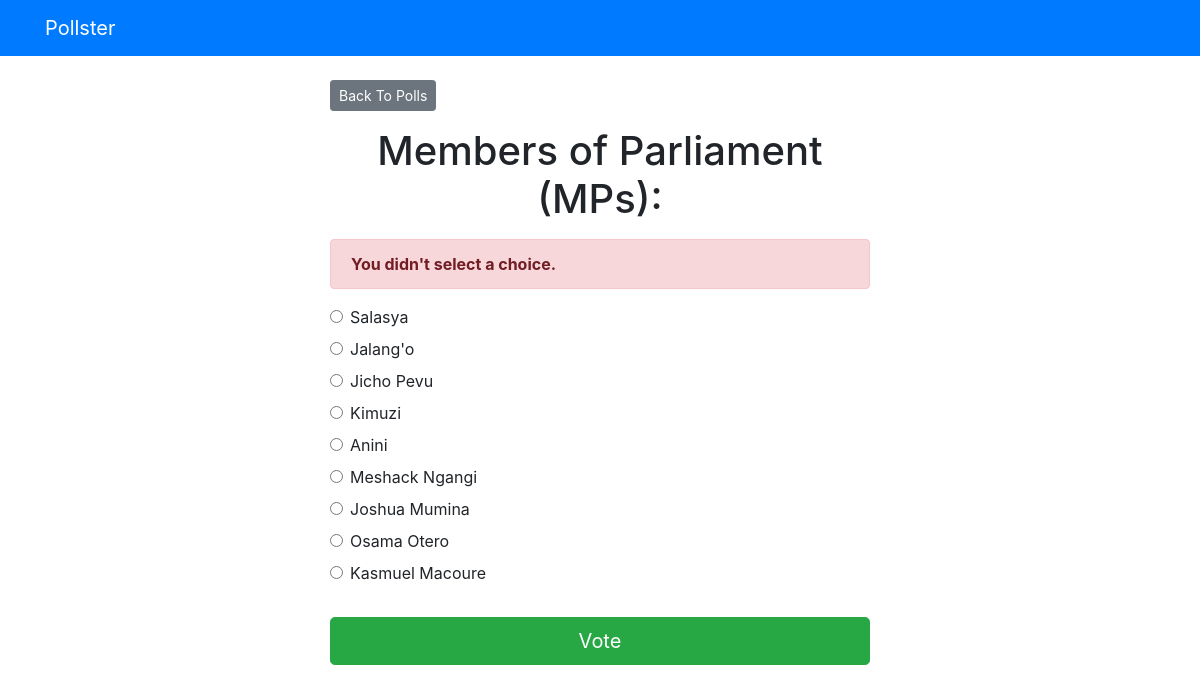
/polls/2/vote/, run on the app's committed database.
### polls/models.py (models this page shows, shortened)
class Question(models.Model):
    question_text = models.CharField(max_length=200)
    pub_date = models.DateTimeField('date published')

class Choice(models.Model):
    question = models.ForeignKey(Question, on_delete=models.CASCADE)
    choice_text = models.CharField(max_length=200)
    votes = models.IntegerField(default=0)

### polls/views.py (the view)
# urls.py: path('<int:question_id>/vote/', views.vote, name='vote'),
def vote(request, question_id):
    question = get_object_or_404(Question, pk=question_id)
    try:
        selected_choice = question.choice_set.get(pk=request.POST['choice'])
    except (KeyError, Choice.DoesNotExist):
        return render(request, 'polls/detail.html', {
            'question': question,
            'error_message': "You didn't select a choice.",
        })
    else:
        selected_choice.votes += 1
        selected_choice.save()
        return HttpResponseRedirect(reverse('polls:results', args=(question.id,)))

### templates/polls/detail.html (shortened to what this page needs)
{% extends 'base.html' %}
{% block content %}
<a class="btn btn-secondary btn-sm mb-3" href="{% url 'polls:index' %}">Back To Polls</a>
<h1 class="text-center mb-3">{{ question.question_text }}</h1>
{% if error_message %}
<p class="alert alert-danger">
	<strong>{{ error_message }}</strong>
</p>
{% endif %}
<form action="{% url 'polls:vote' question.id %}" method="post">
	{% for choice in question.choice_set.all %}
		<div class="form-check">
			<input
				type="radio"
				name="choice"
				class="form-check-input"
				id="choice{{ forloop.counter }}"
				value="{{ choice.id }}"
			/>
			<label for="choice{{ forloop.counter }}">{{ choice.choice_text }}</label
			>
		</div>
	{% endfor %}
	<input type="submit" value="Vote" class="btn btn-success btn-lg btn-block mt-4" />
</form>
{% endblock %}

### data on the page
Question: question_text "Members of Parliament (MPs):"
Choice: choice_text "Salasya"
Choice: choice_text "Jalang'o"
Choice: choice_text "Jicho Pevu"
Choice: choice_text "Kimuzi"
Choice: choice_text "Anini"
Choice: choice_text "Meshack Ngangi"
Choice: choice_text "Joshua Mumina"
Choice: choice_text "Osama Otero"
Choice: choice_text "Kasmuel Macoure"

### other printed values
{{ error_message }} "You didn't select a choice."
